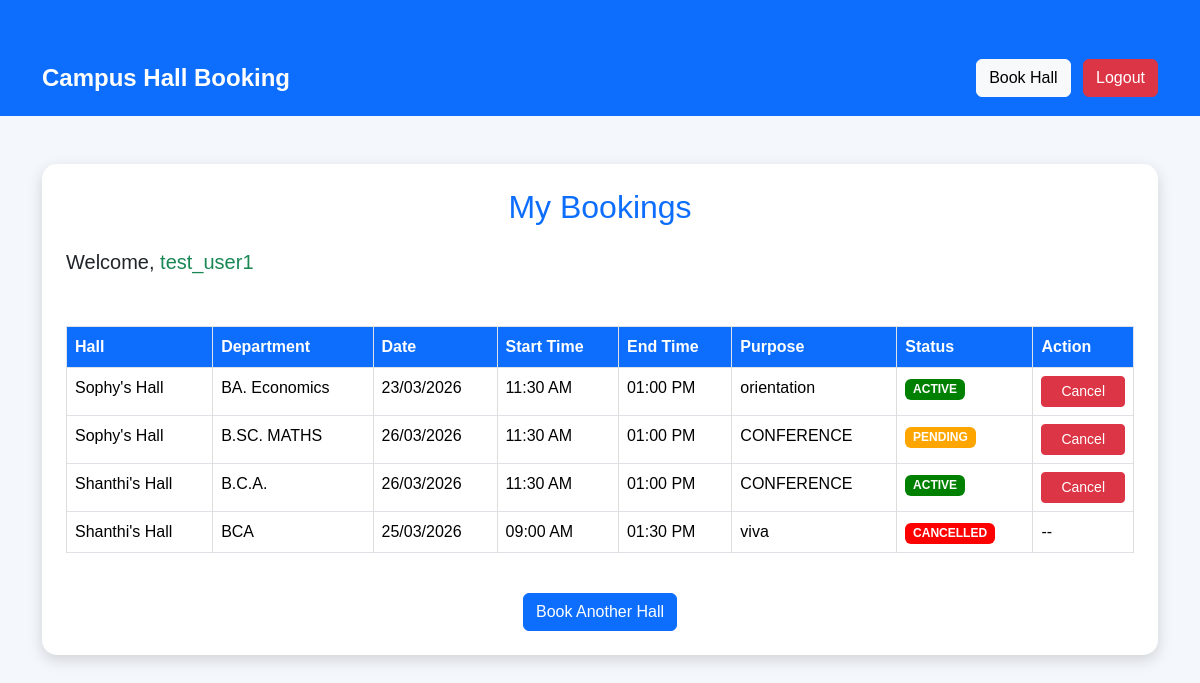
Screenshot of /my-bookings/ (signed in) with the database file from the repository.
### booking/models.py (models this page shows, shortened)
class Booking(models.Model):
    STATUS_CHOICES = [
        ('active', 'Active'),
        ('cancelled', 'Cancelled'),
        ('pending', 'Pending'),
    ]
    user = models.ForeignKey(
        User, on_delete=models.CASCADE)
    hall = models.ForeignKey(
        Hall, on_delete=models.CASCADE)
    department = models.CharField(max_length=200)
    date = models.DateField()
    start_time = models.TimeField()
    end_time = models.TimeField()
    purpose = models.CharField(max_length=300)
    status = models.CharField(
        max_length=10,
        choices=STATUS_CHOICES,
        default='active'
    )
    created_at = models.DateTimeField(
        auto_now_add=True)

class Hall(models.Model):
    name = models.CharField(max_length=100)
    capacity = models.IntegerField()
    location = models.CharField(max_length=200)
    def __str__(self):
        return self.name

### booking/views.py (the view)
# urls.py: path('my-bookings/', views.my_bookings,
@login_required
def my_bookings(request):
    bookings = Booking.objects.filter(
        user=request.user)
    return render(request,
                 'booking/my_bookings.html',
                 {'bookings': bookings})

### booking/templates/booking/my_bookings.html (shortened to what this page needs)
{% load static %}
<!DOCTYPE html>
<html lang="en">
<head>
    <link href="https://cdn.jsdelivr.net/npm/bootstrap@5.3.3/dist/css/bootstrap.min.css" rel="stylesheet">
    <link rel="stylesheet" href="{% static 'css/style.css' %}">
</head>
<body>
<nav class="navbar navbar-expand-lg navbar-dark bg-primary">
    <div class="container">
        <a class="navbar-brand" href="/book/">
            Campus Hall Booking
        </a>
        <div class="ms-auto">
            <a href="/book/" class="btn btn-light me-2">
                Book Hall
            </a>
            <a href="/logout/" class="btn btn-danger">
                Logout
            </a>
        </div>
    </div>
</nav>
<div class="container mt-5">
    <div class="card p-4">
        <h2 class="text-center text-primary mb-4">
            My Bookings
        </h2>
        <h5>
            Welcome,
            <span class="text-success">
                {{ user.username }}
            </span>
        </h5>
        <br>
        <table class="table table-bordered table-hover">
            <thead>
            <tr>
                <th>Hall</th>
                <th>Department</th>
                <th>Date</th>
                <th>Start Time</th>
                <th>End Time</th>
                <th>Purpose</th>
                <th>Status</th>
                <th>Action</th>
            </tr>
            </thead>
            <tbody>
            {% for booking in bookings %}
            <tr>
                <td>{{ booking.hall }}</td>
                <td>{{ booking.department }}</td>
                <td>{{ booking.date|date:"d/m/Y" }}</td>
                <td>{{ booking.start_time|time:"h:i A" }}</td>
                <td>{{ booking.end_time|time:"h:i A" }}</td>
                <td>{{ booking.purpose }}</td>
                <td>
                    {% if booking.status == "active" %}
                        <span class="badge badge-active">
                            ACTIVE
                        </span>
                    {% elif booking.status == "pending" %}
                        <span class="badge badge-pending">
                            PENDING
                        </span>
                    {% else %}
                        <span class="badge badge-cancelled">
                            CANCELLED
                        </span>
                    {% endif %}
                </td>
                <td>
                    {% if booking.status != "cancelled" %}
                    <button
                        class="btn btn-danger btn-sm"
                        onclick="showConfirm({{ booking.id }})">
                        Cancel
                    </button>
                    {% else %}
                    --
                    {% endif %}
                </td>
            </tr>
            {% empty %}
            <tr>
                <td colspan="8" class="text-center">
                    No Bookings Found
                </td>
            </tr>
            {% endfor %}
            </tbody>
        </table>
        <div class="text-center mt-4">
            <a href="/book/" class="btn btn-primary">
                Book Another Hall
            </a>
        </div>
    </div>
</div>
</body>
</html>

### booking/static/css/style.css (style rules this page uses)
* { margin:0; padding:0; box-sizing:border-box; }
body { font-family:Arial, Helvetica, sans-serif; background:#f4f7fc; }
.navbar { background:#0d6efd; padding:15px; }
.navbar-brand { color:white !important; font-size:24px; font-weight:bold; }
.container { margin-top:40px; }
.card { background:white; border-radius:15px; padding:30px; box-shadow:0 5px 15px rgba(0,0,0,0.2); }
h1,h2,h3 { color:#0d6efd; text-align:center; margin-bottom:20px; }
button { width:100%; padding:12px; border:none; border-radius:8px; font-size:16px; cursor:pointer; }
.btn-primary { background:#0d6efd; color:white; }
.btn-danger { background:#dc3545; color:white; }
table { width:100%; border-collapse:collapse; margin-top:20px; background:white; }
th { background:#0d6efd; color:white; padding:12px; }
td { border:1px solid #ddd; padding:10px; }
tr:nth-child(even) { background:#f8f9fa; }
a { text-decoration:none; }

### booking/templates/booking/my_bookings.html (style rules this page uses)
body { background:#f4f7fb; }
.navbar-brand { font-weight:bold; }
.card { border:none; border-radius:15px; box-shadow:0 5px 15px rgba(0,0,0,.15); }
.table th { background:#0d6efd; color:white; }
.badge-active { background:green; }
.badge-pending { background:orange; }
.badge-cancelled { background:red; }

### rows the page displays
Booking: hall "Sophy's Hall", department "BA. Economics", date "23/03/2026", start_time "11:30 AM", end_time "01:00 PM", purpose "orientation", status "ACTIVE"
Booking: hall "Sophy's Hall", department "B.SC. MATHS", date "26/03/2026", start_time "11:30 AM", end_time "01:00 PM", purpose "CONFERENCE", status "PENDING"
Booking: hall "Shanthi's Hall", department "B.C.A.", date "26/03/2026", start_time "11:30 AM", end_time "01:00 PM", purpose "CONFERENCE", status "ACTIVE"
Booking: hall "Shanthi's Hall", department "BCA", date "25/03/2026", start_time "09:00 AM", end_time "01:30 PM", purpose "viva", status "CANCELLED"

### other values shown
{{ user.username }} "test_user1"
